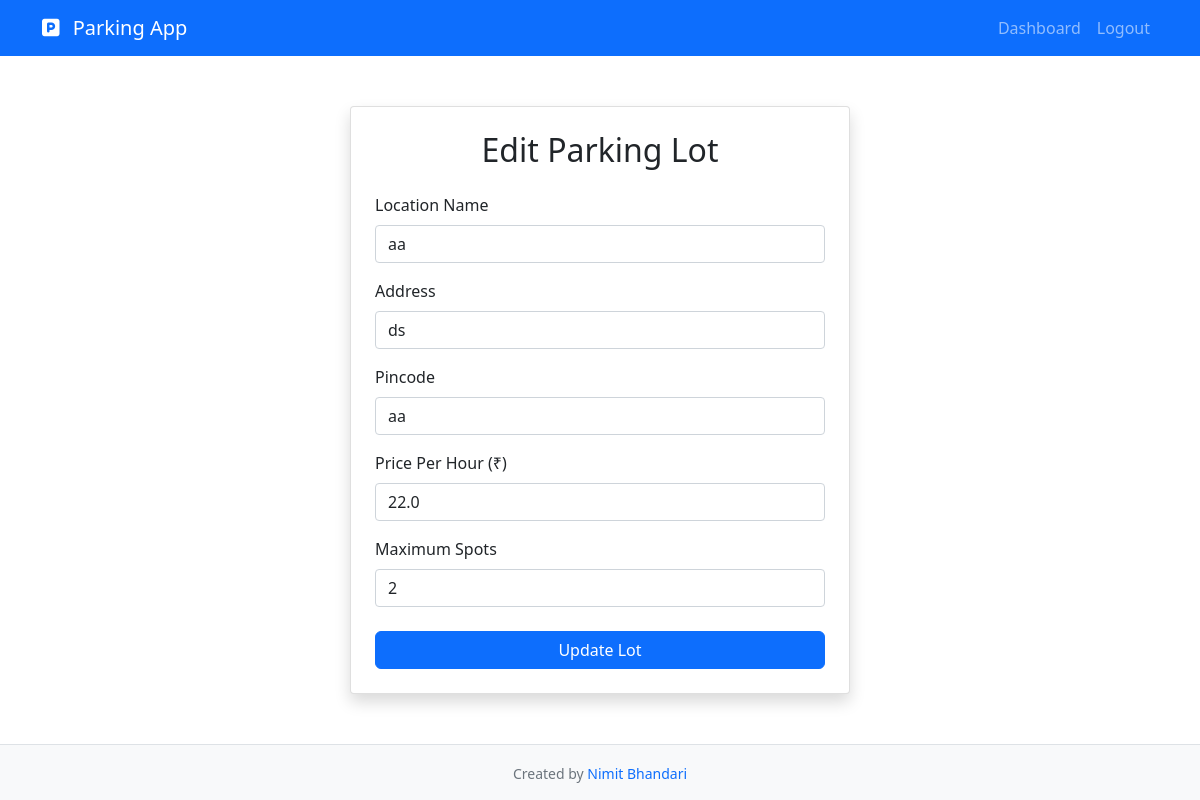
Page /admin/edit_lot/1 (signed in) on the committed database.
### models/dtabse_define_stuffs.py (models this page shows, shortened)
class ParkingLot(db.Model):
    __tablename__ = 'parking_lots'
    id = db.Column(db.Integer, primary_key=True)#pura parking lot ka logic
    prime_location_name = db.Column(db.String(100), nullable=False)
    address = db.Column(db.Text, nullable=False)
    pincode = db.Column(db.String(10), nullable=False)
    price_per_hour = db.Column(db.Float, nullable=False)
    maximum_spots = db.Column(db.Integer, nullable=False)
    created_at = db.Column(db.DateTime, default=datetime.utcnow)
    parking_spots = db.relationship('ParkingSpot', backref='lot', lazy=True, cascade='all, delete-orphan')

### controllers/admin_cont_stuffs.py (the view, shortened to what this page needs)
@admin_blp.route('/edit_lot/<int:lot_id>', methods=['GET', 'POST'])
def edit_lot(lot_id): #used for editing  the lot in db
    if 'admin_id' not in session:
        return redirect(url_for('admin.admin_login'))
    lot = ParkingLot.query.get_or_404(lot_id)
    return render_template('edit_lot.html', lot=lot)

### templates/edit_lot.html (shortened to what this page needs)
{% extends "base.html" %}
{% block content %}
<div class="container d-flex justify-content-center align-items-center" style="min-height: 80vh;">
    <div class="card p-4 shadow" style="width: 100%; max-width: 500px;">
        <h2 class="mb-4 text-center">Edit Parking Lot</h2>
        <form method="POST">
            <div class="mb-3">
                <label class="form-label">Location Name</label>
                <input type="text" name="location_name" class="form-control" value="{{ lot.prime_location_name }}" required>
            </div>
            <div class="mb-3">
                <label class="form-label">Address</label>
                <input type="text" name="address" class="form-control" value="{{ lot.address }}" required>
            </div>
            <div class="mb-3">
                <label class="form-label">Pincode</label>
                <input type="text" name="pincode" class="form-control" value="{{ lot.pincode }}" required>
            </div>
            <div class="mb-3">
                <label class="form-label">Price Per Hour (₹)</label>
                <input type="number" step="0.01" name="price_per_hour" class="form-control" value="{{ lot.price_per_hour }}" required>
            </div>
            <div class="mb-4">
                <label class="form-label">Maximum Spots</label>
                <input type="number" name="maximum_spots" class="form-control" value="{{ lot.maximum_spots }}" required>
            </div>
            <button type="submit" class="btn btn-primary w-100">Update Lot</button>
        </form>
    </div>
</div>
{% endblock %}

### static/css/style.css (style rules this page uses)
.card { box-shadow: 0 0.125rem 0.25rem rgba(0, 0, 0, 0.075); border: 1px solid rgba(0, 0, 0, 0.125); }
.btn { border-radius: 6px; }

### rows in the picture
ParkingLot: location_name "aa", address "ds", pincode "aa", price_per_hour "22.0", maximum_spots "2"
